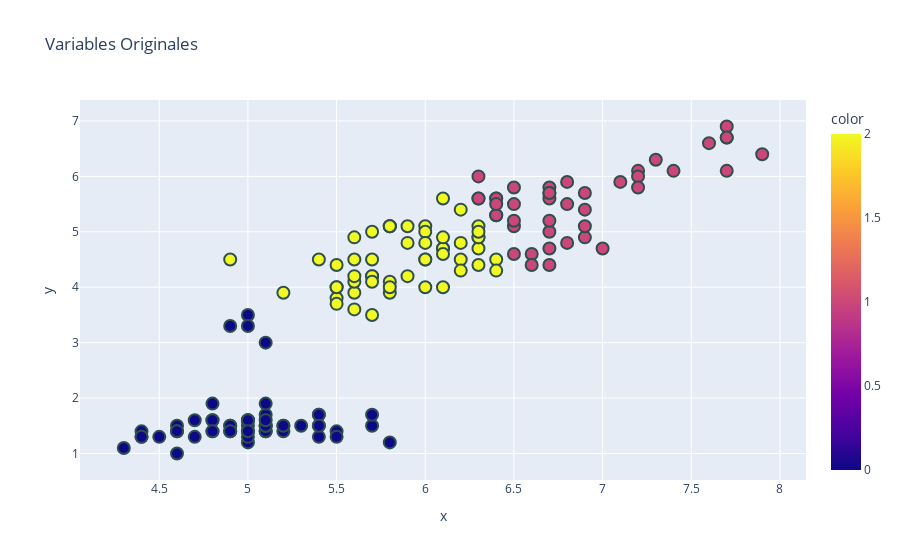

This figure's notebook cell:
### Code cell
fig = px.scatter(x =  df_iris['sepal.length'], y =  df_iris['petal.length'], color = prediction, title = 'Variables Originales' )
fig.update_traces(marker=dict(size=12,
                              line=dict(width=2,
                                        color='DarkSlateGrey')),
                  selector=dict(mode='markers'))
fig2 = px.scatter(pd.DataFrame(scaler.inverse_transform(kmeans.cluster_centers_)), x=0, y=1)
fig

### Figure 1 — Plotly figure (JSON) as saved in the notebook; plotly's stock layout.template omitted (floating-point values rounded to 4 significant figures; data arrays with more than 128 entries replaced by an {"elided": "..."} marker saying what was removed)
{"data": [{"hovertemplate": "x=%{x}<br>y=%{y}<br>color=%{marker.color}<extra></extra>", "legendgroup": "", "marker": {"color": {"elided": "150 int values"}, "coloraxis": "coloraxis", "line": {"color": "DarkSlateGrey", "width": 2}, "size": 12, "symbol": "circle"}, "mode": "markers", "name": "", "orientation": "v", "showlegend": false, "type": "scatter", "x": {"elided": "150 float values"}, "xaxis": "x", "y": {"elided": "150 float values"}, "yaxis": "y"}], "layout": {"coloraxis": {"colorbar": {"title": {"text": "color"}}, "colorscale": [[0, "#0d0887"], [0.1111, "#46039f"], [0.2222, "#7201a8"], [0.3333, "#9c179e"], [0.4444, "#bd3786"], [0.5556, "#d8576b"], [0.6667, "#ed7953"], [0.7778, "#fb9f3a"], [0.8889, "#fdca26"], [1, "#f0f921"]]}, "legend": {"tracegroupgap": 0}, "title": {"text": "Variables Originales"}, "xaxis": {"anchor": "y", "domain": [0, 1], "title": {"text": "x"}}, "yaxis": {"anchor": "x", "domain": [0, 1], "title": {"text": "y"}}}}
